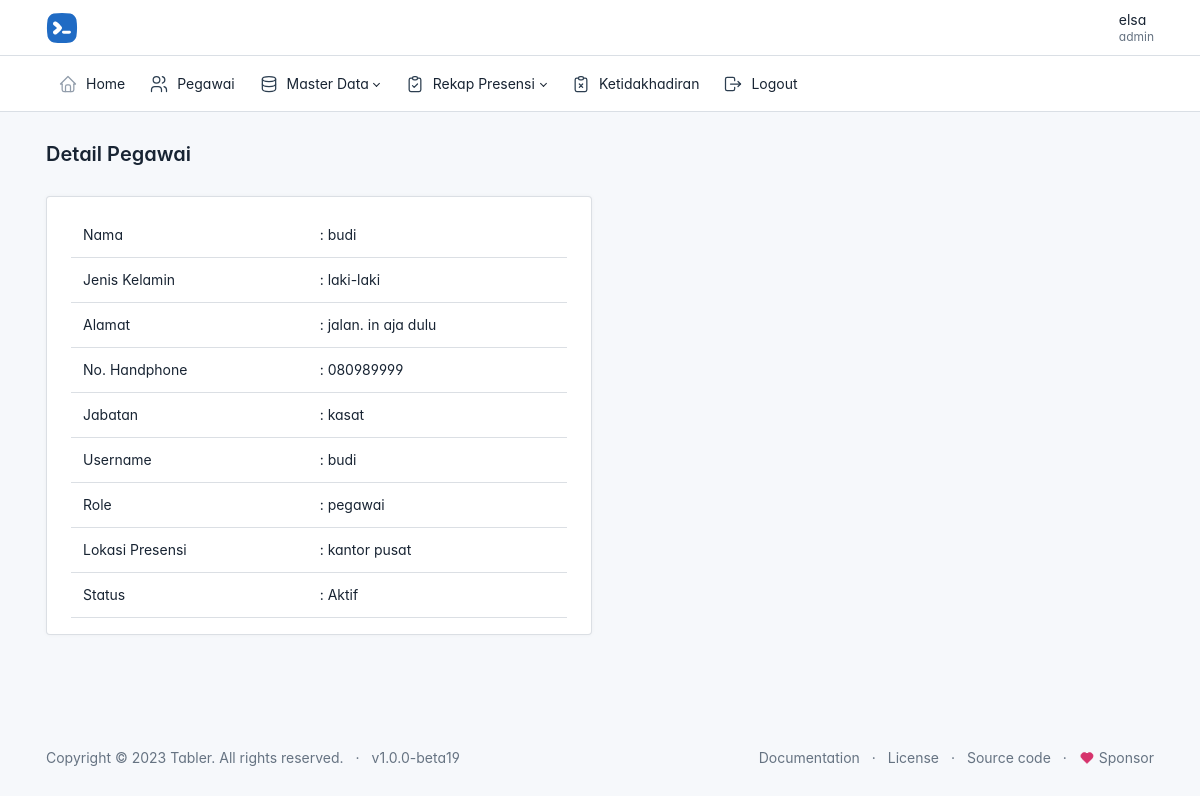
The app's page /admin/data_pegawai/detail.php?id=2 (signed in) with its own data.
### tables this page shows
CREATE TABLE `users` (
  `id` int(11) NOT NULL,
  `id_pegawai` int(11) NOT NULL,
  `username` varchar(255) NOT NULL,
  `password` varchar(255) NOT NULL,
  `status` varchar(20) NOT NULL,
  `role` varchar(20) NOT NULL
);

CREATE TABLE `pegawai` (
  `id` int(11) NOT NULL,
  `nip` varchar(50) NOT NULL,
  `nama` varchar(255) NOT NULL,
  `jenis_kelamin` varchar(50) NOT NULL,
  `alamat` varchar(225) NOT NULL,
  `no_handphone` varchar(20) NOT NULL,
  `jabatan` varchar(50) NOT NULL,
  `lokasi_presensi` varchar(225) NOT NULL,
  `foto` varchar(225) NOT NULL
);

### admin/data_pegawai/detail.php (the view, shortened to what this page needs)
<?php
include('../../admin/layout/header.php');
require_once('../../config.php');
$id = $_GET['id'];
$result = mysqli_query($connection, "SELECT users.id_pegawai, users.username, users.password, users.status, users.role, pegawai.* FROM users JOIN pegawai ON users.id_pegawai = pegawai.id WHERE pegawai.id = $id") or die(mysqli_error($connection));
?>
<?php while ($pegawai = mysqli_fetch_array($result)) : ?>
    <div class="page-body">
        <div class="container-xl">
            <div class="row">
                <div class="col-md-6">
                    <div class="card">
                        <div class="card-body">
                            <table class="table">
                                <tr>
                                    <td>Nama</td>
                                    <td> : <?= $pegawai['nama'] ?></td>
                                </tr>
                                <tr>
                                    <td>Jenis Kelamin</td>
                                    <td> : <?= $pegawai['jenis_kelamin'] ?></td>
                                </tr>
                                <tr>
                                    <td>Alamat</td>
                                    <td> : <?= $pegawai['alamat'] ?></td>
                                </tr>
                                <tr>
                                    <td>No. Handphone</td>
                                    <td> : <?= $pegawai['no_handphone'] ?></td>
                                </tr>
                                <tr>
                                    <td>Jabatan</td>
                                    <td> : <?= $pegawai['jabatan'] ?></td>
                                </tr>
                                <tr>
                                    <td>Username</td>
                                    <td> : <?= $pegawai['username'] ?></td>
                                </tr>
                                <tr>
                                    <td>Role</td>
                                    <td> : <?= $pegawai['role'] ?></td>
                                </tr>
                                <tr>
                                    <td>Lokasi Presensi</td>
                                    <td> : <?= $pegawai['lokasi_presensi'] ?></td>
                                </tr>
                                <tr>
                                    <td>Status</td>
                                    <td> : <?= $pegawai['status'] ?></td>
                                </tr>
                            </table>
                        </div>
                    </div>
                </div>
                <div class="col-md-6">
                </div>
            </div>
        </div>
    </div>
<?php endwhile; ?>
<?php include('../layout/footer.php'); ?>

### admin/layout/header.php (style rules this page uses)
:root { --tblr-font-sans-serif: 'Inter Var', -apple-system, BlinkMacSystemFont, San Francisco, Segoe UI, Roboto, Helvetica Neue, sans-serif; }
body { font-feature-settings: "cv03", "cv04", "cv11"; }

### records on screen
users: id_pegawai.nama "budi", id_pegawai.jenis_kelamin "laki-laki", id_pegawai.alamat "jalan. in aja dulu", id_pegawai.no_handphone "080989999", id_pegawai.jabatan "kasat", username "budi", role "pegawai", id_pegawai.lokasi_presensi "kantor pusat", status "Aktif"

### other values on screen
$_SESSION['nama'] "elsa"
$_SESSION['jabatan'] "admin"
$judul_halaman "Detail Pegawai"
